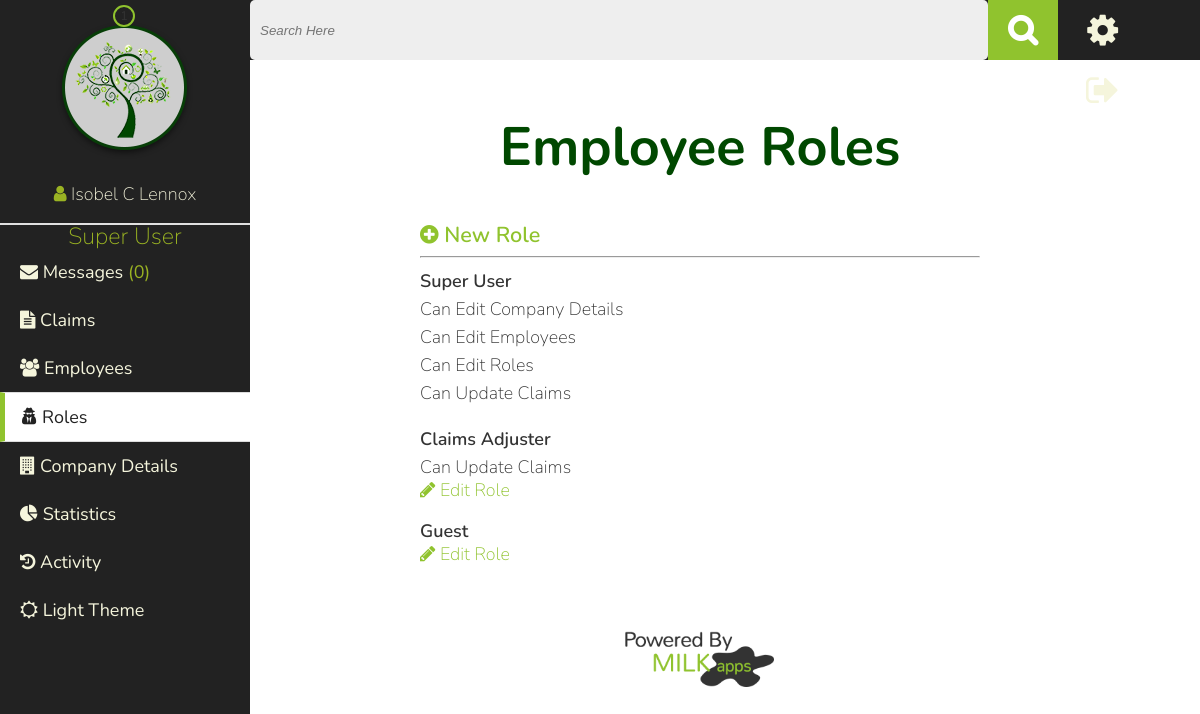
The app's page /roles.php (signed in) with its own data.
### tables this page shows
CREATE TABLE IF NOT EXISTS `company_details` (
  `id` int(11) NOT NULL,
  `logo` varchar(60) DEFAULT NULL,
  `name` varchar(60) NOT NULL,
  `address` varchar(60) NOT NULL,
  `city` varchar(60) NOT NULL,
  `state` varchar(20) NOT NULL,
  `zip` varchar(10) NOT NULL,
  `phone` varchar(20) NOT NULL,
  `content` varchar(500) NOT NULL
);

CREATE TABLE IF NOT EXISTS `roles` (
  `id` int(11) NOT NULL,
  `name` varchar(60) NOT NULL
);

CREATE TABLE IF NOT EXISTS `permissions` (
  `id` int(11) NOT NULL,
  `name` varchar(60) NOT NULL
);

### roles.php (the view, shortened to what this page needs)
<?php $current_page="roles";
include("inc/header.php");
?>
<h1>Employee Roles</h1>
 <a href="add_role.php" class='large_link'><i class="fa fa-plus-circle"></i> New Role</a><br/>
 <hr>
 <?php
    $role_query  = "SELECT * FROM roles";
    $role_result = mysqli_query($connection, $role_query);
    if($role_result){
        echo "<ul>";
        foreach($role_result as $role){
            $role_id=$role['id'];
            echo "<li><strong>".$role['name']."</strong></li>";
                   $permission_query  = "SELECT * FROM roles_permissions WHERE role_id={$role['id']}";
                    $permission_result = mysqli_query($connection, $permission_query);
                    if($permission_result){
                        echo "<ul>";
                        foreach($permission_result as $permission){
                            $permission_id=$permission['permission_id'];
                                $name_query  = "SELECT * FROM permissions WHERE id={$permission_id}";
                                $name_result = mysqli_query($connection, $name_query);
                                if($name_result){
                                    foreach($name_result as $name){
                                        echo "<li>".$name['name']."</li>";
                                        }
                                }
                        }
                        echo "</ul>";
                    }
            if($role_id!=="1"){
                 if(!isset($_GET['role'])){
                echo "<a href=\"roles.php?role=".$role_id."\"><i class=\"fa fa-pencil\"></i>  Edit Role</a><br/>";
                 }
            }
             echo "<br/>";
            }
    echo "</ul>";
    }
 ?>
<?php include("inc/footer.php"); ?>

### inc/header.php (shortened to what this page needs)
<!DOCTYPE html>
<html>
    <head>
        <?php if(isset($_SESSION['theme'])){
        if($_SESSION['theme']==1){
                     ?>
                    <link rel="stylesheet" href="css/style.css">
                    <link rel="stylesheet" href="css/dark-theme.css">
            <?php  }else{
                      ?>
                    <link rel="stylesheet" href="css/style.css">
            <?php   }
        }else{ ?>
            <link rel="stylesheet" href="css/style.css">
        <?php } ?>
        <link rel="stylesheet" href="//maxcdn.bootstrapcdn.com/font-awesome/4.3.0/css/font-awesome.min.css">
    </head>
<body>
<nav>
  <div class= 'logo_user'>
    <?php
        $logo_query="SELECT * FROM company_details";
        $logo_found=mysqli_query($connection, $logo_query);;
        if($logo_found){
            $details=mysqli_fetch_assoc($logo_found);
            $logo=$details['logo'];
        }else{
            $logo="img/under_my_roof_sm.png";
        }
        ?>
    <a href="index.php"><img src="<?php echo $logo; ?>" alt="Greenwell Bank Logo"></a><br>
    <i class="fa fa-user"> </i> <a title="Your Profile" href="profile.php"><?php echo $_SESSION['username']; ?></a>
  </div>
<?php
if($_SESSION['is_employee']==0){
         ?>
        <ul>
         <?php
                if(!isset($current_page) || $current_page=="dashboard"){
                    echo "<li class=\"current_page\"><a href=\"index.php\"><i class=\"fa fa-tachometer\"></i> Dashboard</a></li>";
                }else{
                   echo " <li><a href=\"index.php\"><i class=\"fa fa-tachometer\"></i> Dashboard</a></li>";
                }
            ?>
                <?php
                if(isset($current_page) && $current_page=="inventory"){
                    echo "<li class=\"current_page\"><a href='inventory.php'><i class=\"fa fa-cubes\"></i> Inventory</a>";
                    echo "<ul>";
                    if(isset($sub_page)&&($sub_page == "add_item")) {
                      echo "<li class=\"sub_page\"><a href='add_item.php'><i class=\"fa fa-plus\"></i> Add Item</a></li>";
                    } else {
                      echo "<li><a href=\"add_item.php\"><i class=\"fa fa-plus\"></i> Add Item</a></li>";
                    }
                    if(isset($sub_page)&&($sub_page == "view_rooms")) {
                      echo "<li class=\"sub_page\"><a href='rooms.php'><i class=\"fa fa-eye\"></i> View Rooms</a></li>";
                    } else {
                      echo "<li><a href='rooms.php'><i class=\"fa fa-eye\"></i> View Rooms</a></li>";
                    }
                    echo "</ul></li>";
                ?>
            <?php
                }else{
                   echo " <li><a href='inventory.php'><i class=\"fa fa-cubes\"></i> Inventory</a> ";
                     ?>
              <ul>
                <li><a href="add_item.php"><i class="fa fa-plus"></i> Add Item</a></li>
                <li><a href="rooms.php"><i class="fa fa-eye"></i> View Rooms</a></li>
              </ul> </li>
               <?php
                }
    if(isset($current_page) && $current_page=="claims"){  ?>
            <li class="current_page"><a href="claim_history.php"><i class="fa fa-folder-open"></i> Claims</a>
            <ul>
          <?php
              if(isset($sub_page)&&($sub_page == "file_claim")) {
                echo "<li class=\"sub_page\"><a href=\"file_new_claim.php\"><i class=\"fa fa-file-text\"></i> File Claim</a></li> ";
              } else {
                echo "<li><a href=\"file_new_claim.php\"><i class=\"fa fa-file-text\"></i> File Claim</a></li>";
              }?>
            </ul>
            </li>
<?php }else{
            $all_query  = "SELECT COUNT(*) as total FROM claims WHERE user_id={$_SESSION['user_id']} AND status_id=4";
            $all_result = mysqli_query($connection, $all_query);
            $data=mysqli_fetch_assoc($all_result);
        if($data['total']==0){ $claim_alert=""; $total_alerts=""; }else{ $claim_alert="claim_alert"; $total_alerts=$data['total']; }
          ?>
            <li class='alert_container'><a href="claim_history.php"><i class="fa fa-folder-open"></i> Claims</a> <div class="<?php echo $claim_alert; ?>"><?php echo $total_alerts; ?></div>
                <ul>
                 <li><a href="file_new_claim.php"><i class="fa fa-file-text"></i> File Claim</a></li>
                </ul>
            </li>
   <?php }
             if(isset($current_page) && $current_page=="activity"){ ?>
            <li class="current_page"><a href="activity.php"><i class="fa fa-history"></i> Activity</a></li>
            <?php }else{ ?>
             <li><a href="activity.php"><i class="fa fa-history"></i> Activity</a></li>
           <?php  }
            if(isset($current_page) && $current_page=="help"){?>
            <li class="current_page"><a href="help.php"><i class="fa fa-question"></i> Help</a></li>
             <?php }else{ ?>
              <li><a href="help.php"><i class="fa fa-question"></i> Help</a></li>
              <?php  } ?>
        </ul>
<?php }else{
     ?>
     <?php
    $role_query  = "SELECT * FROM roles WHERE id={$_SESSION['role']}";
    $role_result = mysqli_query($connection, $role_query);
    if($role_result){
        $role=mysqli_fetch_assoc($role_result);
        echo "<h4>".$role['name']."</h4>";
    }
    $claim_notification="SELECT COUNT(*) as total FROM claims WHERE status_id=0";
    $result=mysqli_query($connection, $claim_notification);
    $data=mysqli_fetch_assoc($result);
    $total= $data['total'];
   $role=0;
     foreach($_SESSION['permissions'] as $key => $val){
        if($val==3){
            $role++;
        }
    }  ?>
            <ul>
                   <?php
                    $message_query="SELECT COUNT(*) as messages FROM messages WHERE sent_to={$_SESSION['user_id']} AND viewed=0";
                    $message_found=mysqli_query($connection, $message_query);
                    $mes=mysqli_fetch_assoc($message_found);
                    $num_messg= $mes['messages'];
                    ?>
                <?php  if(isset($current_page) &&  $current_page=="messages"){ ?>
                        <li class="current_page"><a href="messages.php"><i class="fa fa-envelope"></i> Messages </a>(<?php echo $num_messg; ?>)</li>
              <?php  }else{ ?>
                      <li><a href="messages.php"><i class="fa fa-envelope"></i> Messages </a>(<?php echo $num_messg; ?>)</li>
             <?php   } ?>
                <?php
                      if(isset($current_page) && $current_page=="claims"){ ?>
                <li class="current_page"><a href="claims.php?pending"><i class="fa fa-file-text"></i> Claims </a><div class="claim_alert"><?php echo $total; ?></div></li>
              <?php  }else{ ?>
                <li><a href="claims.php?pending"><i class="fa fa-file-text"></i> Claims </a><div class="claim_alert"><?php echo $total; ?></div></li>
             <?php   } ?>
                <?php  if(isset($current_page) && $current_page=="employees"){ ?>
                        <li class="current_page"><a href="employees.php"><i class="fa fa-users"></i> Employees</a></li>
              <?php  }else{ ?>
                     <li><a href="employees.php"><i class="fa fa-users"></i> Employees</a></li>
             <?php   } ?>
                <?php  if(isset($current_page) && $current_page=="roles"){
                        if($role == 1){ ?>
                            <li class="current_page"><a href="roles.php"><i class="fa fa-user-secret"></i> Roles</a></li>
                        <?php }?>
              <?php  }else{
                        if($role == 1){ ?>
                <li><a href="roles.php"><i class="fa fa-user-secret"></i> Roles</a></li>
                <?php }?>
             <?php   } ?>
            <?php  if(isset($current_page) && $current_page=="company"){ ?>
                        <li class="current_page"><a href="company_details.php"><i class="fa fa-building"></i> Company Details</a></li>
              <?php  }else{ ?>
                      <li><a href="company_details.php"><i class="fa fa-building"></i> Company Details</a></li>
             <?php   } ?>
               <?php  if(!isset($current_page) || $current_page=="dashboard"){ ?>
                        <li class="current_page"><a href="index.php"><i class="fa fa-pie-chart"></i> Statistics</a></li>
              <?php  }else{ ?>
                  <li><a href="index.php"><i class="fa fa-pie-chart"></i> Statistics</a></li>
             <?php   } ?>
                <?php if(isset($current_page) && $current_page=="activity"){ ?>
                <li class="current_page"><a href="activity.php"><i class="fa fa-history"></i> Activity</a></li>
                    <?php }else{ ?>
                     <li><a href="activity.php" ><i class="fa fa-history"></i> Activity</a></li>
                   <?php  } ?>
            </ul>
<?php }  ?>
            <ul id="themes">
                 <?php if(isset($_SESSION['theme'])){
            if($_SESSION['theme']==1){
                  echo "<li><a href=\"edit.php?theme\"><i class=\"fa fa-sun-o\"></i> Light Theme</a></li>";
                    }else{
                    echo "<li><a href=\"edit.php?theme\"><i class=\"fa fa-moon-o\"></i> Dark Theme</a></li>";
                    }
                }else{
            echo "<li><a href=\"edit.php?theme\"><i class=\"fa fa-moon-o\"></i> Dark Theme</a></li>";
            }
        ?>
             </ul>
          </nav>
<header>
    <div class="search_container">
        <form class='search' action="search.php" method="POST">
          <input type="search" placeholder='Search Here' name="query" id="searchbar">
          <input type="submit" name="search" id="nav_search" value="&#xf002;">
      </form>
  </div>
    <div class="account_links">
        <div>
          <a title="Manage Account Settings" href="settings.php?user=<?php echo $_SESSION['user_id'] ?>"><i id="spinCog" class="fa fa-cog fa-2x"></i></a>
        </div>
        <div>
          <a title="Log Out" href="logout.php"><i class="fa fa-sign-out fa-2x"></i></a>
        </div>
    </div>
</header>
        <div class="clearfix" id="page">
              <div class="content_wrapper">

### css/style.css (style rules this page uses)
html, body, div, span, applet, object, iframe, h1, h2, h3, h4, h5, h6, p, blockquote, pre, a, abbr, acronym, address, big, cite, code, del, dfn, em, img, ins, kbd, q, s, samp, small, strike, strong, sub, sup, tt, var, b, u, i, center, dl, dt, dd, ol, ul, li, fieldset, form, label, legend, table, caption, tbody, tfoot, thead, tr, th, td, article, aside, canvas, details, embed, figure, figcaption, footer, header, hgroup, menu, nav, output, ruby, section, summary, time, mark, audio, video { margin: 0; padding: 0; border: 0; font-size: 100%; font: inherit; vertical-align: baseline; }
article, aside, details, figcaption, figure, footer, header, hgroup, menu, nav, section { display: block; }
body { line-height: 1; }
ol, ul, li { list-style-type: none; }
html { -webkit-box-sizing: border-box; -moz-box-sizing: border-box; box-sizing: border-box; }
*, *:before, *:after { -webkit-box-sizing: inherit; -moz-box-sizing: inherit; box-sizing: inherit; }
body { font-size: 18px; font-family: 'Nunito', sans-serif; font-weight: 100; color: #333; margin: 0; margin-right: 100px; }
h1,h2,h3,h4,h5,h6 { text-transform: capitalize; }
h1 { font-size: 3em; font-weight: 700; color:#004800; text-align: center; margin-bottom: 50px; }
h4 { font-size: 1.3em; }
a { text-decoration: none; color:#90C32E; }
ul li, ol li { padding: 5px 0; text-transform: capitalize; }
li a { color:#333; }
strong { font-weight: 600; }
input,textarea,select { width:100%; padding: 7px 10px; border-radius: 5px; border: 2px solid #ddd; margin: 10px 0 20px 0; outline:none; font-weight: 300; font-style:italic; }
input[type="submit"], .green_submit, .red_submit { cursor: pointer; font-size: 20px; padding: 7px 20px; border:none; border-radius: 5px; width:auto; background-color: #90C32E; color:#333; -webkit-transition: all .7s ease; -moz-transition: all .7s ease; -o-transition: all .7s ease; transition: all .7s ease; margin-top: 35px; }
.content_wrapper { max-width:900px; width:70%; margin:0 auto 70px; position: relative; }
.large_link { font-weight: 600; font-size:1.2em; }
img { max-width: 900px; }
nav { background: #eee; width: 250px; position:fixed; top:0px; bottom:0px; left:0px; right:0px; color:#333; font-size: 1em; }
nav a { color:#333; text-decoration: none; }
nav ul > li { padding: 15px 20px; font-weight:400; }
.current_page { padding:15px 20px 15px 17px; background:#fff; border-bottom: 1px solid #ddd; border-top: 1px solid #ddd; border-left:5px solid #90C32E; }
nav h4 { text-align: center; }
.logo_user { text-align: center; padding-bottom:20px; border-bottom: 2px solid #e1e1e1; }
.logo_user img { margin: 20px 0; }
header { background: #eee; height: 60px; position: fixed; top: 0; left:250px; width: calc(100% - 250px); z-index: 999; }
header > div { float:left; }
.account_links { width:11%; margin-left: .85em; }
.account_links >div { min-width: 60px; width:50%; color:#333; padding:5px; height:60px; float:left; text-align: center; }
.search_container { width:85%; }
.search input[type="submit"] { width:70px; height:60px; background:#90C32E; border:none; border-radius: 0px; font-family: fontAwesome; font-weight: bold; font-size: 1.75em; color: #ffffff; vertical-align: super; margin:0; font-style: normal; }
.search input[type='search'] { width:95%; width:calc(100% - 70px); height:60px; border-right:1px solid #90C32E; background-color: #eee; border:none; margin:0; }
.search input { float:left; }
.fa-plus-circle { color:#90C32E; }
.fa-2x { position:relative; top: 7px; width: 40px; }
#page { margin-left: 300px; margin-top: 120px; }
.clearfix:after { visibility: hidden; display: block; }
.clearfix { display: inline-block; clear:both; }
.clearfix { display: block; }
.claim_alert { color: #333; border:2px solid #90C32E; border-radius: 11px; width: 22px; height: 22px; padding: 3px; overflow: hidden; position: absolute; right: 115px; top: 5px; font-size: .7em; text-align: center; }

### css/dark-theme.css (style rules this page uses)
header, nav { background: #222; color: rgba(154,179,35,1); }
header a, nav a { color: beige; }
.current_page a { color: #222; }

### records on screen
company_details: logo (picture)
roles: name "Super User"
permissions: name "Can Edit Company Details"
permissions: name "Can Edit Employees"
permissions: name "Can Edit Roles"
permissions: name "Can Update Claims"
roles: name "Claims Adjuster"
roles: name "Guest"

### other values on screen
$_SESSION['username'] "Isobel C Lennox"
$num_messg "0"
